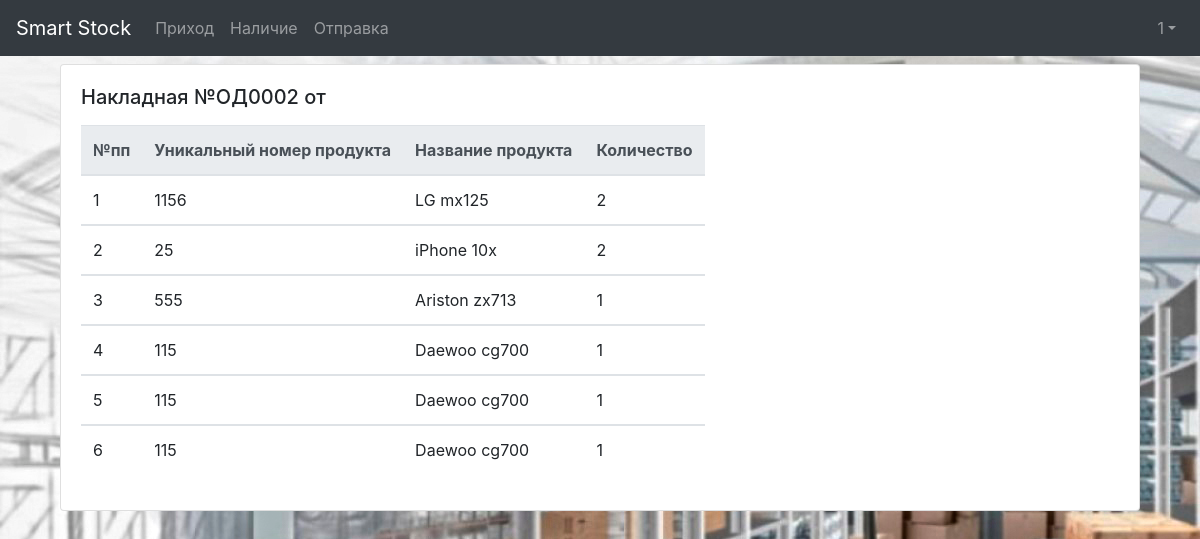
Screenshot of /sendProduct.php?send_id=2 (signed in) with the database file from the repository.
### tables this page shows
CREATE TABLE `users` (
  `id` int(11) NOT NULL,
  `login` varchar(255) NOT NULL,
  `password` varchar(255) NOT NULL,
  `lastname` text NOT NULL
);

CREATE TABLE `send_nom` (
  `id` int(11) NOT NULL COMMENT 'Номер по порядку',
  `id_send_doc` int(11) NOT NULL COMMENT 'ID документа отправки',
  `product_id` varchar(11) NOT NULL COMMENT 'Уникальный номер продукта',
  `products` varchar(255) NOT NULL COMMENT 'Название продукта',
  `size` varchar(255) NOT NULL COMMENT 'Размер',
  `count` int(11) NOT NULL COMMENT 'Количество'
);

### modules/sendProductList.php (the view, shortened to what this page needs)
<?php
    include $_SERVER['DOCUMENT_ROOT'] . '/configs/db.php';
$sqlnom  = "SELECT * FROM send_nom WHERE id_send_doc =" . $_GET['send_id'];
$result_nom = mysqli_query($connect, $sqlnom);
 $i=1;
while ($send_nom = mysqli_fetch_assoc($result_nom)){
?>
    <tbody>
        <tr>
            <td><?php echo $i?></td>
            <td><?php echo $send_nom['product_id'] ?></td>
            <td><?php echo $send_nom['products'] ?></td>
            <td><?php echo $send_nom['count'] ?></td>
        </tr>
    </tbody>
    <?php
   $i++ ;
}
    ?>

### blockSite/header.php (shortened to what this page needs)
<!DOCTYPE html>
<html>
<head>
  <link rel="stylesheet" href="/assets/css/bootstrap.min.css">
  <link rel="stylesheet" href="/assets/css/my.css">
</head>
<body>
  <nav class="navbar navbar-expand-lg navbar-dark bg-dark">
  <a class="navbar-brand" href="/">Smart Stock</a>
  <div class="collapse navbar-collapse" id="navbarSupportedContent">
    <ul class="navbar-nav mr-auto">
      <?php
      if(isset($_COOKIE["user_id"])) {
        $sql = "SELECT * FROM users WHERE id=" . $_COOKIE["user_id"];
        $result = mysqli_query($connect, $sql);
        $user = mysqli_fetch_assoc($result);
        ?>
        <li class="nav-item my-lg-0">
          <a class="nav-link" href="/getOrders.php">Приход</a>
        </li>
        <li class="nav-item my-lg-0">
          <a class="nav-link" href="/stock.php">Наличие</a>
        </li>
        <li class="nav-item my-lg-0">
          <a class="nav-link" href="/waitCollectDoc.php">Отправка</a>
        </li>
    </ul>
    <ul class="navbar-nav">
      <li class="nav-item dropdown">
        <a class="nav-link dropdown-toggle" href="#" id="navbarDropdown" role="button" data-toggle="dropdown" aria-haspopup="true" aria-expanded="false"><?php echo $user["lastname"]; ?></a>
      </li>
    </ul>
        <?php
      }
      ?>
  </div>
</nav>

### assets/css/my.css (style rules this page uses)
body { background-image: url(../img/455bd824f6049c327f1fc038ec66642a-1240x620.jpg); width: 100%; height: 100%; }

### rows the page displays
users: lastname "1"
send_nom: product "1156", products "LG mx125", count "2"
send_nom: product "25", products "iPhone 10x", count "2"
send_nom: product "555", products "Ariston zx713", count "1"
send_nom: product "115", products "Daewoo cg700", count "1"
send_nom: product "115", products "Daewoo cg700", count "1"
send_nom: product "115", products "Daewoo cg700", count "1"

### other values shown
$_GET['send_id'] "2"
